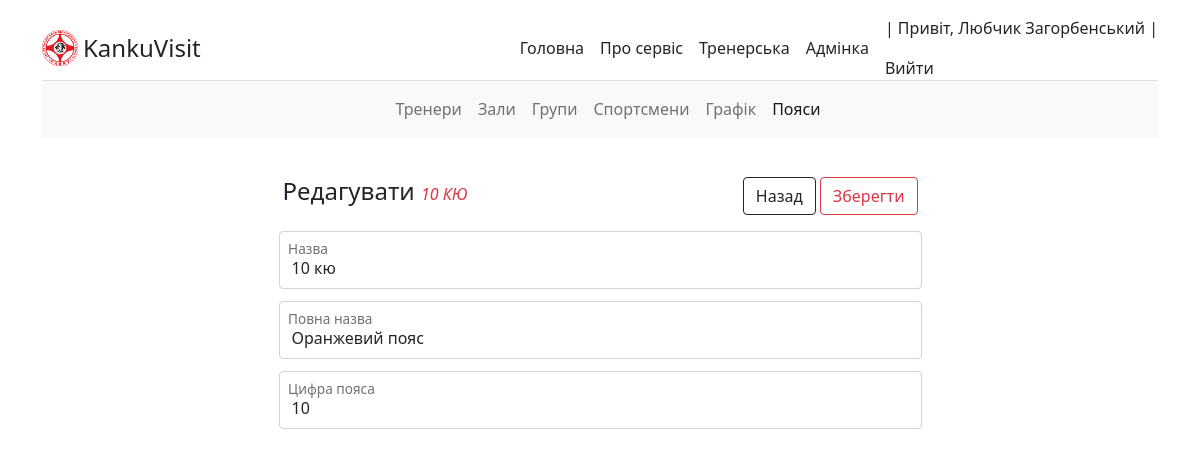
Screenshot of /visit/belt/10-kiu/edit (signed in) with the database file from the repository.
### coach/models.py (models this page shows, shortened)
class Coach(AbstractUser):
    surname = models.CharField('По батькові', max_length=20, blank=True)
    dateBirth = models.DateField(
        'Дата народження', default='2000-09-12', blank=True)
    telephone = models.IntegerField(
        'Номер телефону', default='380671111111', blank=True)
    telephone2 = models.IntegerField('Номер телефону 2', blank=True, null=True)
    belts = models.ForeignKey(Belt,
                              on_delete=models.SET_NULL,
                              blank=True,
                              null=True)
    information = models.TextField('Інформація про тренера', blank=True)
    slug = models.SlugField(max_length=255, unique=True,
                            db_index=True, verbose_name='URL')
    class Meta:
        verbose_name = 'Тренер'
        verbose_name_plural = 'Тренери'
        ordering = ['-is_active', 'last_name']

### belt/models.py (models this page shows, shortened)
class Belt(models.Model):
    name = models.CharField('Назва', max_length=100)
    fullname = models.CharField(
        'Повна назва', max_length=100)
    number = models.IntegerField('Цифра пояса')
    img = models.ImageField('Картинка', upload_to='belt/%Y/', blank=True)
    slug = models.SlugField(max_length=255, unique=True,
                            db_index=True, verbose_name='URL')
    class Meta:
        verbose_name = 'Пояс'
        verbose_name_plural = 'Пояси'

### belt/views.py (the view)
# urls.py: path('<slug:slug>/edit', views.BeltEditView.as_view(), name='belt-edit'),
class BeltEditView(LoginRequiredMixin, CustomSuccessMessageMixin, UpdateView):
    model = Belt
    template_name = 'belt/visit/beltedit.html'
    form_class = BeltAddForm
    success_url = reverse_lazy('belt')
    success_msg = 'Дані ' + Belt._meta.verbose_name + 'у обновлено успішно!'
    def get_context_data(self, **kwargs):
        context = super().get_context_data(**kwargs)
        context['activeBelt'] = 'active'
        return context

### belt/forms.py
class BeltAddForm(ModelForm):
    class Meta:
        model = Belt
        exclude = ['slug', 'img']
        widgets = {
            'name': TextInput(attrs={'class': 'form-control', 'placeholder': 'Введіть назву'}),
            'fullname': TextInput(attrs={'class': 'form-control', 'placeholder': 'Введіть повну назву'}),
            'number': NumberInput(attrs={'class': 'form-control', 'placeholder': 'Введіть номер поясу'}),
        }

### belt/templates/belt/visit/beltedit.html
{% extends 'main/visit/templates/edit.html' %}
{% block backurl %}
{%url 'belt'%}
{% endblock %}
{% block size%}
col-sm-12
{% endblock %}

### main/templates/main/visit/templates/edit.html (shortened to what this page needs)
{% extends 'main/visit/templates/baseVisit.html' %}
{%block content%}
<form class="row col-lg-7 m-auto g-2 mt-4" method="post">
  <div class="d-flex p-2 sticky-top">
    <h4 class="me-auto">Редагувати <span
        class="text-uppercase text-danger fs-6 fst-italic fw-light">{{form.first_name.value}}
        {{ form.last_name.value }} {{ form.name.value }}</span></h4>
    <a href="{% block backurl %} {%url 'home'%} {% endblock backurl %}"
      class="btn btn-outline-dark sticky-top me-1">Назад
    </a>
    <button type="submit" class="btn btn-outline-danger sticky-top">Зберегти
    </button>
  </div>
  {% block inputedit %}
  {% for f in form %}
  <div class="form-floating {% block size%} col-sm-6 {% endblock%}" bis_skin_checked="1">
    {% if f.html_name == 'is_active' %}
    <div class="form-check form-switch form-floating col-6">
      <input class="form-check-input" type="checkbox" name="is_active" id="flexSwitchCheckChecked"
        placeholder="Тренується" {% if f.value == True %} checked {% endif %}>
      <p>Активний?</p>
    </div>
    {% elif f.html_name == 'photo' and f.value %}
    <img src="{{f.value.url}}" alt="">
    {% else %}
    {{f}}
    <label for="{{f.id_for_label}}">{{f.label}}</label>
    {% endif %}
  </div>
  {% endfor %}
  {% endblock inputedit %}
</form>
{% endblock content %}

### main/templates/main/base.html (shortened to what this page needs)
{% load static %}
<!DOCTYPE html>
<html lang="ru">
<head>
  <link rel="stylesheet" href="https://cdn.jsdelivr.net/npm/bootstrap@5.1.3/dist/css/bootstrap.min.css"
 />
  <link rel="stylesheet" href="https://cdn.jsdelivr.net/npm/bootstrap-icons@1.8.0/font/bootstrap-icons.css">
  <link type="text/css" rel="stylesheet" href="{% static 'main/css/style.css' %}">
</head>
<body>
  <div class="container py-3">
    <div class="d-flex flex-column flex-md-row align-items-center border-bottom" bis_skin_checked="1">
      <a href="{% url 'home' %}" class="d-flex align-items-center text-dark text-decoration-none logo">
        <img height="36" src="{% static 'main/images/kanku250.png' %}" alt="Логотип">
        <span class="fs-4">KankuVisit</span>
      </a>
      <nav class="d-inline-flex mt-2 mt-md-0 ms-md-auto">
        <a class="me-3 py-2 text-dark text-decoration-none" href="{% url 'home' %}">Головна</a>
        <a class="me-3 py-2 text-dark text-decoration-none" href="{% url 'about' %}">Про сервіс</a>
        {% if user.is_authenticated %}
        <a class="me-3 py-2 text-dark text-decoration-none" href="{% url 'visit' %}">Тренерська</a>
        <a class="me-3 py-2 text-dark text-decoration-none" href="admin">Адмінка</a>
        {% else %}
        <a class="me-3 py-2 text-dark text-decoration-none" href="{% url 'login' %}">Увійти</a>
        <a class="me-3 py-2 text-dark text-decoration-none" href="{% url 'register' %}">Зареєструватись</a>
        {% endif %}
      </nav>
      {% if user.is_authenticated %}
      <div>
        <p>| Привіт, {%if user.first_name%} {{user.first_name}} {{user.last_name}}{%else%}{{user.username}}{%endif%} |
        </p>
        <a class="me-3 py-2 text-dark text-decoration-none" href="{% url 'logout' %}">Вийти</a>
      </div>
      {% endif %}
    </div>
    {% block navigation %}
    {% endblock navigation %}
    {% block content %}
    {% endblock content %}
  </div>
</body>
</html>

### main/static/main/css/style.css (style rules this page uses)
a.logo img { padding-right: 5px; }
a { color: #212529; text-decoration: none; }

### rows the page displays
Coach: first_name "Любчик", last_name "Загорбенський"
Belt: name.value "10 КЮ", form "10 кю" "Оранжевий пояс" "10"
